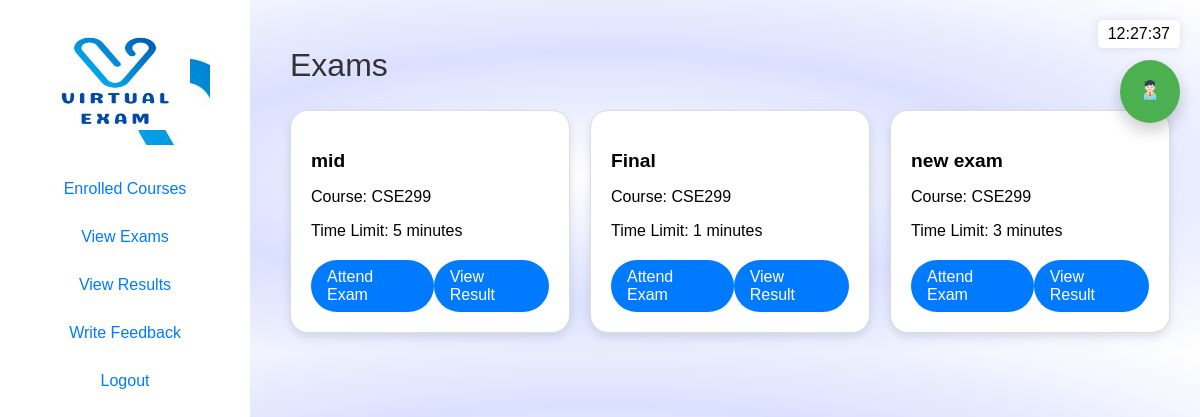
The app's page /student_exams.php (signed in) with its own data.
### tables this page shows
CREATE TABLE `Exams` (
  `exam_id` int(11) NOT NULL,
  `exam_name` varchar(100) NOT NULL,
  `course_id` int(11) DEFAULT NULL,
  `exam_start_time` datetime DEFAULT NULL,
  `exam_end_time` datetime DEFAULT NULL,
  `exam_duration` int(11) NOT NULL,
  `status` enum('active','inactive') NOT NULL DEFAULT 'inactive'
);

CREATE TABLE `Courses` (
  `course_id` int(11) NOT NULL,
  `course_name` varchar(100) NOT NULL
);

### student_exams.php (the view, shortened to what this page needs)
<!DOCTYPE html>
<html lang="en">
<head>
</head>
<body>
<?php include 'floating_profile_button.php'; ?>
<div id="sidebar">
    <?php include 'student_slidebar.php'; ?>
</div>
<div id="content">
    <h2>Exams</h2>
    <div class="exam-cards-container">
        <?php
        require_once 'conn.php';
        $student_id = $_SESSION["student_id"];
        $sql = "SELECT * FROM Exams WHERE course_id IN (SELECT course_id FROM Students WHERE student_id = :student_id)";
        $stmt = $conn->prepare($sql);
        $stmt->bindParam(':student_id', $student_id);
        $stmt->execute();
        $exams = $stmt->fetchAll();
        foreach ($exams as $exam) {
            if ($exam['status'] == 'active') {
                echo '<div class="exam-card">';
                echo '<div class="exam-card-content">';
                echo '<h3 class="exam-card-title">' . $exam['exam_name'] . '</h3>';
                echo '<p>Course: ' . getCourseName($exam['course_id'], $conn) . '</p>';
                echo '<p>Time Limit: ' . $exam['exam_duration'] . ' minutes</p>';
                echo '<div class="exam-card-links">';
                echo '<a href="student_attend_exam.php?exam_id=' . $exam['exam_id'] . '" class="exam-card-link">Attend Exam</a>';
                echo '<a href="student_view_result.php?exam_id=' . $exam['exam_id'] . '" class="exam-card-link">View Result</a>';
                echo '</div>';
                echo '</div>';
                echo '</div>';
            }
        }
        function getCourseName($course_id, $conn) {
            $sql = "SELECT course_name FROM Courses WHERE course_id = :course_id";
            $stmt = $conn->prepare($sql);
            $stmt->bindParam(':course_id', $course_id);
            $stmt->execute();
            $result = $stmt->fetch();
            return $result['course_name'];
        }
        ?>
    </div>
</div>
<?php include 'clock.php'; ?>
</body>
</html>

### styles.css (style rules this page uses)
* { transition: all 0.5s ease; }
body { font-family: Arial, sans-serif; margin: 0; padding: 0; background-size: cover; background-image: radial-gradient(rgb(255, 255, 255), rgb(219, 224, 255), rgb(255, 255, 255)); }
#content { margin-left: 250px; padding: 20px; }
h2 { font: 2em sans-serif; color: #333; padding: 0ch; }
.exam-cards-container { display: grid; grid-template-columns: repeat(auto-fit, minmax(250px, 1fr)); gap: 20px; }
.exam-card { background-color: #fff; border: 1px solid #ddd; border-radius: 18px; overflow: hidden; box-shadow: 0 4px 8px rgba(0, 0, 0, 0.1); transition: transform 0.3s ease-in-out; }
.exam-card-content { padding: 20px; }
.exam-card-title { font-size: 1.2rem; margin-bottom: 10px; }
.exam-card-links { display: flex; justify-content: space-between; align-items: center; margin-top: 20px; }
.exam-card-link { padding: 8px 16px; background-color: #007bff; color: #fff; text-decoration: none; border-radius: 50px; transition: background-color 0.3s ease; }
#content { margin-left: 270px; margin-right: 10px; padding: 20px; transition: margin-left 0.3s ease; }

### records on screen
exams: exam_name "mid", course.course_name "CSE299", exam_duration "5"
exams: exam_name "Final", course.course_name "CSE299", exam_duration "1"
exams: exam_name "new exam", course.course_name "CSE299", exam_duration "3"
